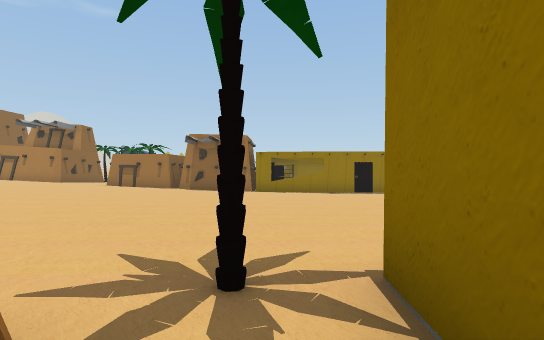
view 1 (above)

17 first-person views from a walk through a 3-D level made in the Unity game engine. The camera is 1.4 m above the floor, looks level and sees 80° across. The floor is counted in squares, 2 m on a side. Each view is taken from the middle of a square. On the plan, view 1 faces up. The plan holds only what a view shows up to about 10 squares ahead; the rest is blank. The place goes on beyond the plan. The player character is not drawn. Some animated figures are left out. Door leaves are left out, so doorways stand open. Some surface patterns are stand-ins.

view 2
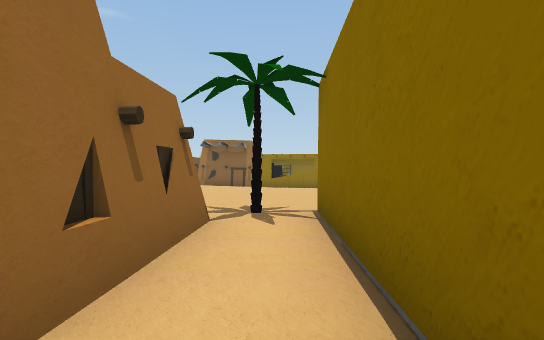

view 3
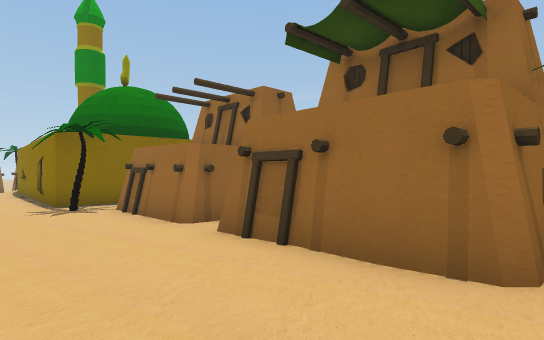

view 4
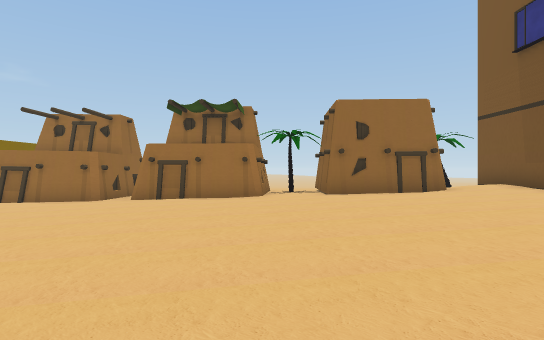

view 5
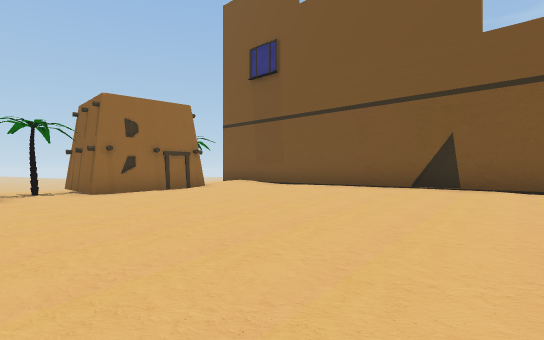

view 6
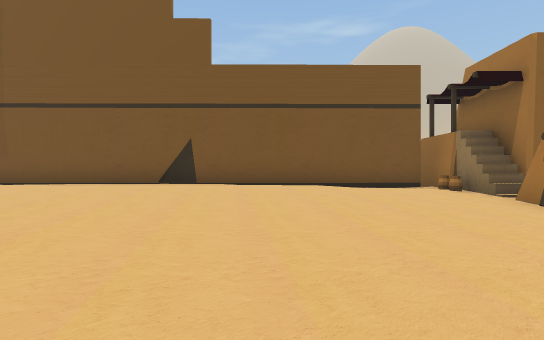

view 7
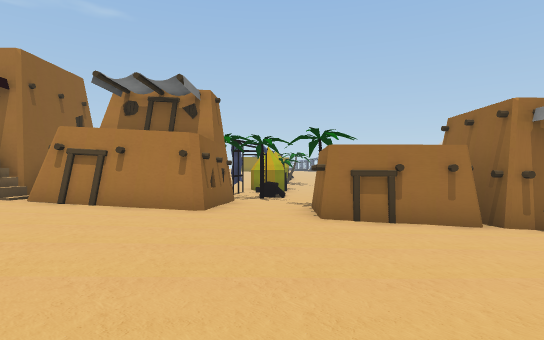

view 8
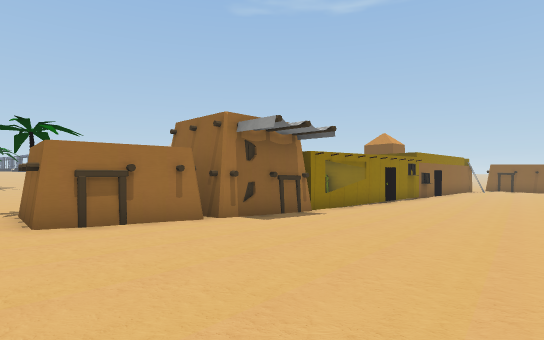

view 9
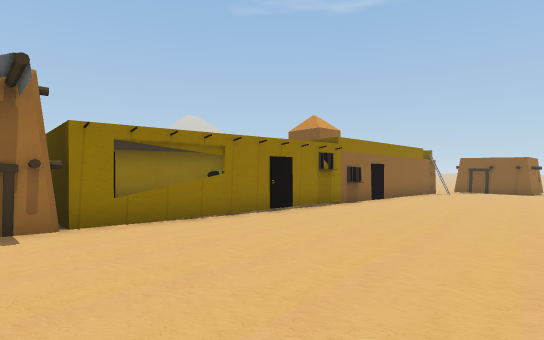

view 10
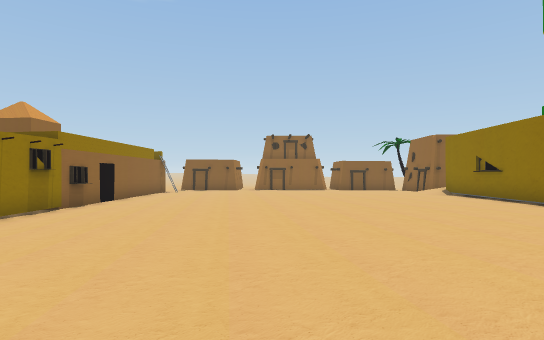

view 11
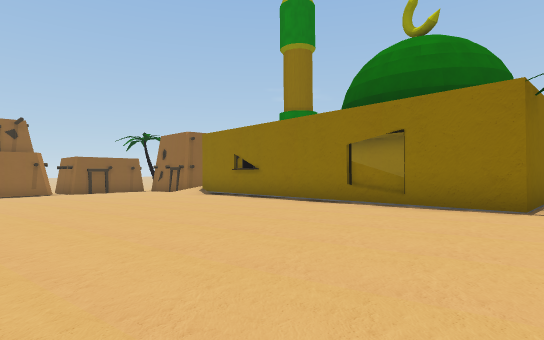

view 12
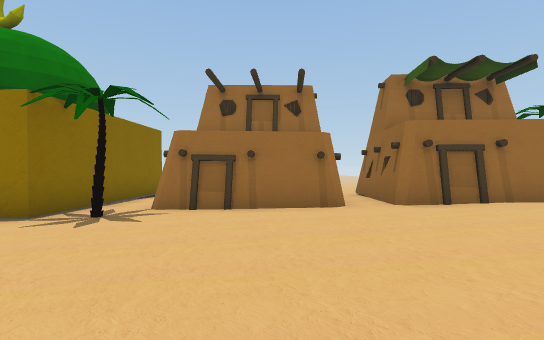

view 13
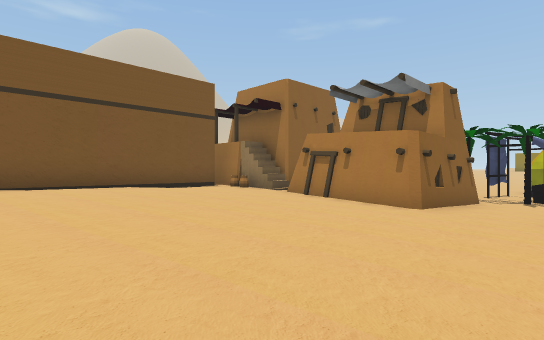

view 14
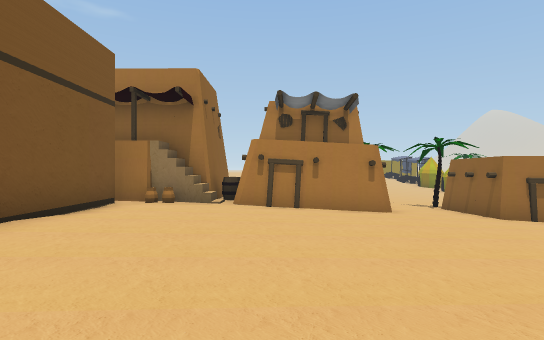

view 15
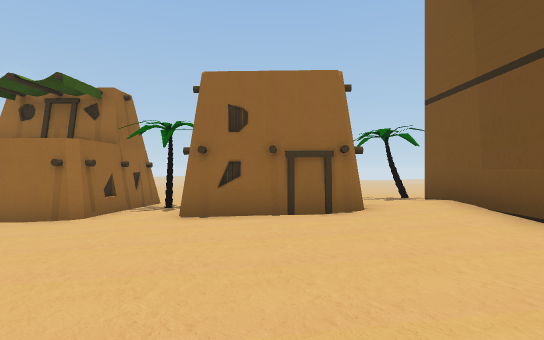

view 16
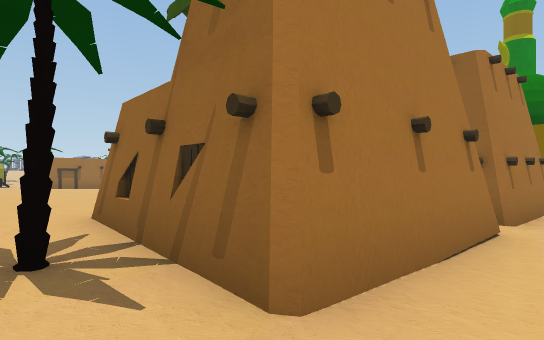

view 17
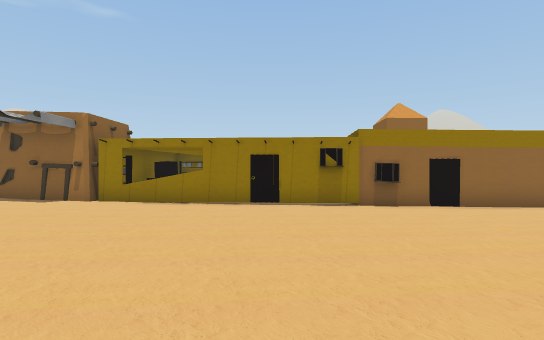

### Floor plan
Key: @ floor where view 1 was taken; # wall or solid block; . main floor; : floor 0.25 m higher than the main floor; - floor 0.25 m lower than the main floor; + floor 0.5 m higher than the main floor; _ floor 0.5 m lower than the main floor; < floor 0.75 m lower than the main floor; ( floor 1 m lower than the main floor; / step, stairs or slope; D open door; = window, fence, low wall or low ledge; T palm tree; H house; B building; A barrel; O other object.
Columns run from 17 left of view 1 to 8 right of it. Each row starts with its distance up from view 1.
 23          O
 22          O
 21
 20         <<(
 19        T_T<
 18         __T
 17    #   HH_<
 16 ####AHHHH_H  H           B
 15 ####HHHH-_# #####      B B
 14  #OO..HH--#H#H##H =#####BB
 13  #:::....-___<<<(O((((((B(
 12  #:::....--___<<<(((((((((
 11  #+:::....--___<<<<(((((((
 10  #++::....---___<<<<((((((
  9  #++::.....--____<<<<<<(((
  8  ##+:::....--_____<<<<<<((
  7   #+:::....---_____<<<<<<(
  6   #+:::.....---____<<<<<<<
  5   #+:::.....---______<<<<<
  4   #+:::.....---______<<<<<
  3   #+:::.....---______<<<<<
  2   #+::......---__T##D#####
  1   #/###./HHHHHHHH_#
  0   //  #.HHHH-HHHH@#
 -1   /.  HTHHHH-HHHH_#
 -2  ..    .HHHH-HHHH_#
 -3  T.    -----_    _#

Where each view was taken, in squares from view 1:
view 1: 0 up, 0 right, facing up
view 2: 3 down, 0 right, facing up
view 3: 4 up, 9 left, facing down-right
view 4: 10 up, 9 left, facing down
view 5: 10 up, 8 left, facing down-left
view 6: 10 up, 7 left, facing left
view 7: 8 up, 8 left, facing up
view 8: 8 up, 8 left, facing up-right
view 9: 8 up, 2 left, facing up-right
view 10: 8 up, 2 left, facing right
view 11: 8 up, 0 right, facing down-right
view 12: 7 up, 3 left, facing down
view 13: 8 up, 7 left, facing up-left
view 14: 7 up, 12 left, facing up
view 15: 7 up, 12 left, facing down
view 16: 3 down, 10 left, facing up-right
view 17: 5 up, 4 right, facing up
